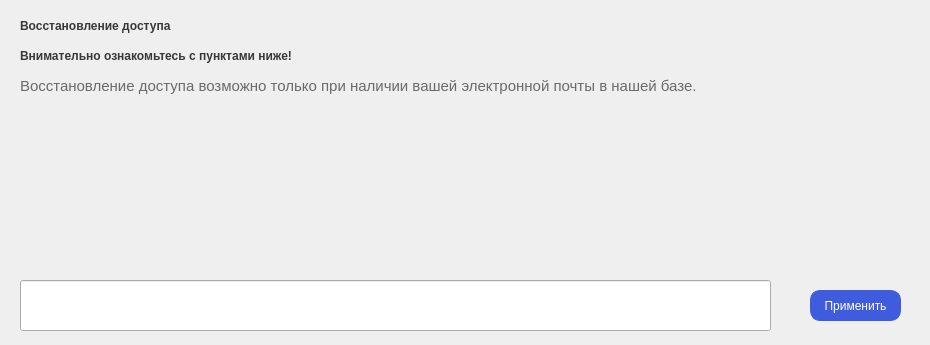
<?xml version="1.0" encoding="UTF-8"?>
<ui version="4.0">
 <class>Recovery</class>
 <widget class="QWidget" name="Recovery">
  <property name="geometry">
   <rect>
    <x>0</x>
    <y>0</y>
    <width>930</width>
    <height>345</height>
   </rect>
  </property>
  <property name="minimumSize">
   <size>
    <width>930</width>
    <height>345</height>
   </size>
  </property>
  <property name="maximumSize">
   <size>
    <width>930</width>
    <height>345</height>
   </size>
  </property>
  <property name="windowTitle">
   <string>Восстановление доступа</string>
  </property>
  <property name="styleSheet">
   <string notr="true">QWidget[objectName=&quot;Recovery&quot;] { background-color: #f6f7fb }</string>
  </property>
  <widget class="QLabel" name="text_1">
   <property name="geometry">
    <rect>
     <x>20</x>
     <y>10</y>
     <width>901</width>
     <height>31</height>
    </rect>
   </property>
   <property name="font">
    <font>
     <weight>99</weight>
     <bold>true</bold>
    </font>
   </property>
   <property name="styleSheet">
    <string notr="true">font-weight: 800;
color: #383838;</string>
   </property>
   <property name="text">
    <string>Восстановление доступа</string>
   </property>
  </widget>
  <widget class="QLabel" name="text_2">
   <property name="geometry">
    <rect>
     <x>20</x>
     <y>40</y>
     <width>901</width>
     <height>31</height>
    </rect>
   </property>
   <property name="font">
    <font>
     <weight>99</weight>
     <bold>true</bold>
    </font>
   </property>
   <property name="styleSheet">
    <string notr="true">font-weight: 800;
color: #383838;</string>
   </property>
   <property name="text">
    <string>Внимательно ознакомьтесь с пунктами ниже!</string>
   </property>
  </widget>
  <widget class="QLabel" name="text_3">
   <property name="geometry">
    <rect>
     <x>20</x>
     <y>70</y>
     <width>901</width>
     <height>31</height>
    </rect>
   </property>
   <property name="font">
    <font>
     <family>MS Shell Dlg 2</family>
     <pointsize>11</pointsize>
     <weight>50</weight>
     <bold>false</bold>
    </font>
   </property>
   <property name="styleSheet">
    <string notr="true">color: #6a6a6a;</string>
   </property>
   <property name="text">
    <string>Восстановление доступа возможно только при наличии вашей электронной почты в нашей базе.</string>
   </property>
  </widget>
  <widget class="QLabel" name="text_4">
   <property name="geometry">
    <rect>
     <x>20</x>
     <y>100</y>
     <width>801</width>
     <height>31</height>
    </rect>
   </property>
   <property name="font">
    <font>
     <family>MS Shell Dlg 2</family>
     <pointsize>11</pointsize>
     <weight>50</weight>
     <italic>false</italic>
     <bold>false</bold>
     <underline>false</underline>
     <strikeout>false</strikeout>
     <kerning>true</kerning>
    </font>
   </property>
   <property name="styleSheet">
    <string notr="true">color: #6a6a6a;</string>
   </property>
   <property name="text">
    <string/>
   </property>
  </widget>
  <widget class="QLabel" name="text_5">
   <property name="geometry">
    <rect>
     <x>20</x>
     <y>130</y>
     <width>901</width>
     <height>71</height>
    </rect>
   </property>
   <property name="font">
    <font>
     <family>MS Shell Dlg 2</family>
     <pointsize>11</pointsize>
     <weight>50</weight>
     <bold>false</bold>
    </font>
   </property>
   <property name="styleSheet">
    <string notr="true">color: #6a6a6a;</string>
   </property>
   <property name="text">
    <string/>
   </property>
  </widget>
  <widget class="QLabel" name="text_6">
   <property name="geometry">
    <rect>
     <x>20</x>
     <y>200</y>
     <width>901</width>
     <height>51</height>
    </rect>
   </property>
   <property name="font">
    <font>
     <family>MS Shell Dlg 2</family>
     <pointsize>11</pointsize>
     <weight>50</weight>
     <bold>false</bold>
    </font>
   </property>
   <property name="styleSheet">
    <string notr="true">color: #6a6a6a;</string>
   </property>
   <property name="text">
    <string/>
   </property>
  </widget>
  <widget class="QLineEdit" name="email_system">
   <property name="geometry">
    <rect>
     <x>20</x>
     <y>280</y>
     <width>751</width>
     <height>51</height>
    </rect>
   </property>
   <property name="styleSheet">
    <string notr="true">QLineEdit[objectName=&quot;email_system&quot;] {
	border: 1px solid #e7e7e7;
	backgorund-color: #fbfbfb;
	border-radius: 15px;
	font-family: Montserrat Medium;
	font-size: 16px;
	padding-left: 1em;
}
</string>
   </property>
  </widget>
  <widget class="QPushButton" name="apply">
   <property name="geometry">
    <rect>
     <x>810</x>
     <y>290</y>
     <width>91</width>
     <height>31</height>
    </rect>
   </property>
   <property name="minimumSize">
    <size>
     <width>91</width>
     <height>31</height>
    </size>
   </property>
   <property name="maximumSize">
    <size>
     <width>91</width>
     <height>31</height>
    </size>
   </property>
   <property name="cursor">
    <cursorShape>PointingHandCursor</cursorShape>
   </property>
   <property name="styleSheet">
    <string notr="true">QPushButton {
	color: white;
	font-size: 12px;
	font-family: 'SESans',Arial,sans-serif;;	
	border: 1px solid #3f5cde; 
	background-color: #3f5cde;
	border-radius: 10px;
}

QPushButton:hover {
	border: 0px;
	background-color: #243581;	
}

QPushButton:pressed {
	border: 0px;
	background-color: #243581; 
}</string>
   </property>
   <property name="text">
    <string>Применить</string>
   </property>
  </widget>
  <widget class="QLabel" name="error">
   <property name="geometry">
    <rect>
     <x>20</x>
     <y>240</y>
     <width>901</width>
     <height>41</height>
    </rect>
   </property>
   <property name="font">
    <font>
     <family>MS Shell Dlg 2</family>
     <pointsize>11</pointsize>
     <weight>50</weight>
     <bold>false</bold>
    </font>
   </property>
   <property name="styleSheet">
    <string notr="true">color: #6a6a6a;</string>
   </property>
   <property name="text">
    <string/>
   </property>
   <property name="alignment">
    <set>Qt::AlignCenter</set>
   </property>
  </widget>
 </widget>
 <resources/>
 <connections/>
</ui>
